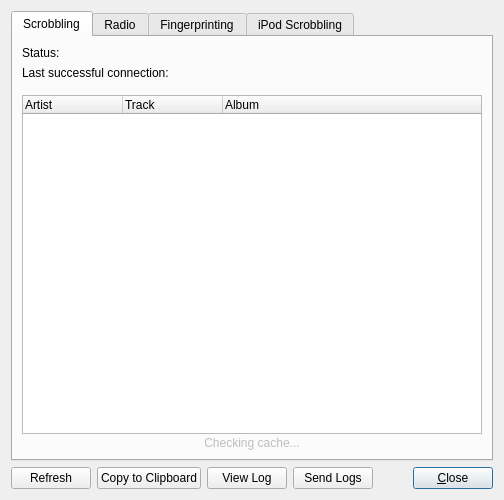
<ui version="4.0" >
 <class>DiagnosticsDialog</class>
 <widget class="QDialog" name="DiagnosticsDialog" >
  <property name="geometry" >
   <rect>
    <x>0</x>
    <y>0</y>
    <width>504</width>
    <height>500</height>
   </rect>
  </property>
  <property name="windowTitle" >
   <string>Diagnostics</string>
  </property>
  <layout class="QVBoxLayout" >
   <item>
    <widget class="QTabWidget" name="tabWidget" >
     <property name="minimumSize" >
      <size>
       <width>0</width>
       <height>0</height>
      </size>
     </property>
     <property name="autoFillBackground" >
      <bool>false</bool>
     </property>
     <property name="currentIndex" >
      <number>0</number>
     </property>
     <widget class="QWidget" name="scrobblingTab" >
      <attribute name="title" >
       <string>Scrobbling</string>
      </attribute>
      <layout class="QVBoxLayout" name="verticalLayout" >
       <item>
        <layout class="QHBoxLayout" name="horizontalLayout" >
         <item>
          <widget class="QLabel" name="label" >
           <property name="text" >
            <string>Status:</string>
           </property>
          </widget>
         </item>
         <item>
          <widget class="StatusLight" native="1" name="subsLight" />
         </item>
         <item>
          <spacer name="horizontalSpacer" >
           <property name="orientation" >
            <enum>Qt::Horizontal</enum>
           </property>
          </spacer>
         </item>
        </layout>
       </item>
       <item>
        <layout class="QHBoxLayout" name="horizontalLayout_2" >
         <item>
          <widget class="QLabel" name="lastConnectionLabel" >
           <property name="text" >
            <string>Last successful connection:</string>
           </property>
          </widget>
         </item>
         <item>
          <widget class="QLabel" name="lastConnectionStatusLabel" >
           <property name="sizePolicy" >
            <sizepolicy vsizetype="Fixed" hsizetype="Expanding" >
             <horstretch>0</horstretch>
             <verstretch>0</verstretch>
            </sizepolicy>
           </property>
           <property name="text" >
            <string/>
           </property>
           <property name="alignment" >
            <set>Qt::AlignLeading|Qt::AlignLeft|Qt::AlignVCenter</set>
           </property>
          </widget>
         </item>
        </layout>
       </item>
       <item>
        <layout class="QVBoxLayout" >
         <property name="spacing" >
          <number>2</number>
         </property>
         <property name="topMargin" >
          <number>9</number>
         </property>
         <item>
          <widget class="QTreeWidget" name="cachedTracksList" >
           <property name="sizePolicy" >
            <sizepolicy vsizetype="Expanding" hsizetype="Expanding" >
             <horstretch>0</horstretch>
             <verstretch>0</verstretch>
            </sizepolicy>
           </property>
           <property name="rootIsDecorated" >
            <bool>false</bool>
           </property>
           <property name="uniformRowHeights" >
            <bool>true</bool>
           </property>
           <property name="itemsExpandable" >
            <bool>false</bool>
           </property>
           <property name="allColumnsShowFocus" >
            <bool>true</bool>
           </property>
           <property name="columnCount" >
            <number>3</number>
           </property>
           <column>
            <property name="text" >
             <string>Artist</string>
            </property>
           </column>
           <column>
            <property name="text" >
             <string>Track</string>
            </property>
           </column>
           <column>
            <property name="text" >
             <string>Album</string>
            </property>
           </column>
          </widget>
         </item>
         <item>
          <widget class="QLabel" name="cachedTracksLabel" >
           <property name="enabled" >
            <bool>false</bool>
           </property>
           <property name="sizePolicy" >
            <sizepolicy vsizetype="Fixed" hsizetype="Expanding" >
             <horstretch>0</horstretch>
             <verstretch>0</verstretch>
            </sizepolicy>
           </property>
           <property name="text" >
            <string>Checking cache...</string>
           </property>
           <property name="alignment" >
            <set>Qt::AlignCenter</set>
           </property>
          </widget>
         </item>
        </layout>
       </item>
      </layout>
     </widget>
     <widget class="QWidget" name="radioTab" >
      <attribute name="title" >
       <string>Radio</string>
      </attribute>
      <layout class="QVBoxLayout" >
       <item>
        <layout class="QHBoxLayout" >
         <item>
          <widget class="QLabel" name="radioServerLabel" >
           <property name="text" >
            <string>Radio server status:</string>
           </property>
           <property name="alignment" >
            <set>Qt::AlignLeading|Qt::AlignLeft|Qt::AlignTop</set>
           </property>
          </widget>
         </item>
         <item>
          <widget class="QLabel" name="radioServerStatusLabel" >
           <property name="sizePolicy" >
            <sizepolicy vsizetype="Fixed" hsizetype="Expanding" >
             <horstretch>0</horstretch>
             <verstretch>0</verstretch>
            </sizepolicy>
           </property>
           <property name="text" >
            <string>Checking...</string>
           </property>
           <property name="alignment" >
            <set>Qt::AlignLeading|Qt::AlignLeft|Qt::AlignTop</set>
           </property>
           <property name="wordWrap" >
            <bool>true</bool>
           </property>
          </widget>
         </item>
        </layout>
       </item>
       <item>
        <layout class="QGridLayout" >
         <item row="2" column="2" >
          <widget class="QLabel" name="outputBufferLabel" >
           <property name="minimumSize" >
            <size>
             <width>35</width>
             <height>0</height>
            </size>
           </property>
           <property name="text" >
            <string>0</string>
           </property>
           <property name="alignment" >
            <set>Qt::AlignRight|Qt::AlignTrailing|Qt::AlignVCenter</set>
           </property>
          </widget>
         </item>
         <item row="2" column="0" >
          <widget class="QLabel" name="label_10" >
           <property name="text" >
            <string>Output buffer:</string>
           </property>
          </widget>
         </item>
         <item row="0" column="2" >
          <widget class="QLabel" name="httpBufferLabel" >
           <property name="minimumSize" >
            <size>
             <width>35</width>
             <height>0</height>
            </size>
           </property>
           <property name="text" >
            <string>0</string>
           </property>
           <property name="alignment" >
            <set>Qt::AlignRight|Qt::AlignTrailing|Qt::AlignVCenter</set>
           </property>
          </widget>
         </item>
         <item row="0" column="0" >
          <widget class="QLabel" name="label_8" >
           <property name="text" >
            <string>HTTP buffer:</string>
           </property>
          </widget>
         </item>
         <item row="0" column="1" >
          <widget class="QProgressBar" name="httpBufferProgress" >
           <property name="value" >
            <number>0</number>
           </property>
           <property name="textVisible" >
            <bool>false</bool>
           </property>
           <property name="orientation" >
            <enum>Qt::Horizontal</enum>
           </property>
          </widget>
         </item>
         <item row="1" column="1" >
          <widget class="QProgressBar" name="decodedBufferProgress" >
           <property name="value" >
            <number>0</number>
           </property>
           <property name="textVisible" >
            <bool>false</bool>
           </property>
           <property name="orientation" >
            <enum>Qt::Horizontal</enum>
           </property>
          </widget>
         </item>
         <item row="1" column="2" >
          <widget class="QLabel" name="decodedBufferLabel" >
           <property name="minimumSize" >
            <size>
             <width>35</width>
             <height>0</height>
            </size>
           </property>
           <property name="text" >
            <string>0</string>
           </property>
           <property name="alignment" >
            <set>Qt::AlignRight|Qt::AlignTrailing|Qt::AlignVCenter</set>
           </property>
          </widget>
         </item>
         <item row="2" column="1" >
          <widget class="QProgressBar" name="outputBufferProgress" >
           <property name="value" >
            <number>0</number>
           </property>
           <property name="textVisible" >
            <bool>false</bool>
           </property>
           <property name="orientation" >
            <enum>Qt::Horizontal</enum>
           </property>
          </widget>
         </item>
         <item row="1" column="0" >
          <widget class="QLabel" name="label_9" >
           <property name="text" >
            <string>Decoded buffer:</string>
           </property>
          </widget>
         </item>
        </layout>
       </item>
       <item>
        <spacer>
         <property name="orientation" >
          <enum>Qt::Vertical</enum>
         </property>
        </spacer>
       </item>
      </layout>
     </widget>
     <widget class="QWidget" name="fingerprintingTab" >
      <attribute name="title" >
       <string>Fingerprinting</string>
      </attribute>
      <layout class="QVBoxLayout" >
       <property name="spacing" >
        <number>6</number>
       </property>
       <item>
        <layout class="QGridLayout" >
         <property name="spacing" >
          <number>6</number>
         </property>
         <item row="0" column="0" >
          <widget class="QLabel" name="submissionServerLabel_2" >
           <property name="sizePolicy" >
            <sizepolicy vsizetype="Fixed" hsizetype="Fixed" >
             <horstretch>0</horstretch>
             <verstretch>0</verstretch>
            </sizepolicy>
           </property>
           <property name="text" >
            <string>Tracks in queue:</string>
           </property>
          </widget>
         </item>
         <item row="0" column="1" >
          <widget class="QLabel" name="fpQueueSizeLabel" >
           <property name="sizePolicy" >
            <sizepolicy vsizetype="Fixed" hsizetype="Expanding" >
             <horstretch>0</horstretch>
             <verstretch>0</verstretch>
            </sizepolicy>
           </property>
           <property name="text" >
            <string/>
           </property>
           <property name="alignment" >
            <set>Qt::AlignLeading|Qt::AlignLeft|Qt::AlignVCenter</set>
           </property>
          </widget>
         </item>
         <item row="1" column="0" >
          <widget class="QLabel" name="submissionServerLabel_3" >
           <property name="text" >
            <string>Currently fingerprinting:</string>
           </property>
           <property name="alignment" >
            <set>Qt::AlignLeading|Qt::AlignLeft|Qt::AlignTop</set>
           </property>
           <property name="indent" >
            <number>-1</number>
           </property>
          </widget>
         </item>
         <item row="1" column="1" >
          <widget class="QLabel" name="fpCurrentTrackLabel" >
           <property name="sizePolicy" >
            <sizepolicy vsizetype="Fixed" hsizetype="Expanding" >
             <horstretch>0</horstretch>
             <verstretch>0</verstretch>
            </sizepolicy>
           </property>
           <property name="text" >
            <string/>
           </property>
           <property name="alignment" >
            <set>Qt::AlignLeading|Qt::AlignLeft|Qt::AlignTop</set>
           </property>
           <property name="wordWrap" >
            <bool>true</bool>
           </property>
          </widget>
         </item>
        </layout>
       </item>
       <item>
        <layout class="QVBoxLayout" >
         <property name="spacing" >
          <number>2</number>
         </property>
         <property name="topMargin" >
          <number>9</number>
         </property>
         <item>
          <widget class="QLabel" name="fingerprintedTracksTitle" >
           <property name="font" >
            <font>
             <weight>75</weight>
             <bold>true</bold>
            </font>
           </property>
           <property name="text" >
            <string>Recently fingerprinted tracks</string>
           </property>
          </widget>
         </item>
         <item>
          <widget class="QTreeWidget" name="fingerprintedTracksList" >
           <property name="sizePolicy" >
            <sizepolicy vsizetype="Expanding" hsizetype="Expanding" >
             <horstretch>0</horstretch>
             <verstretch>0</verstretch>
            </sizepolicy>
           </property>
           <property name="rootIsDecorated" >
            <bool>false</bool>
           </property>
           <property name="uniformRowHeights" >
            <bool>true</bool>
           </property>
           <property name="itemsExpandable" >
            <bool>false</bool>
           </property>
           <property name="allColumnsShowFocus" >
            <bool>true</bool>
           </property>
           <property name="columnCount" >
            <number>3</number>
           </property>
           <column>
            <property name="text" >
             <string>Artist</string>
            </property>
           </column>
           <column>
            <property name="text" >
             <string>Track</string>
            </property>
           </column>
           <column>
            <property name="text" >
             <string>Album</string>
            </property>
           </column>
          </widget>
         </item>
        </layout>
       </item>
      </layout>
     </widget>
     <widget class="QWidget" name="iPodTab" >
      <attribute name="title" >
       <string>iPod Scrobbling</string>
      </attribute>
      <layout class="QVBoxLayout" >
       <item>
        <layout class="QHBoxLayout" >
         <item>
          <widget class="QComboBox" name="iPodScrobbleType" >
           <property name="sizePolicy" >
            <sizepolicy vsizetype="Fixed" hsizetype="Expanding" >
             <horstretch>0</horstretch>
             <verstretch>0</verstretch>
            </sizepolicy>
           </property>
           <item>
            <property name="text" >
             <string>iTunes automatically manages my iPod</string>
            </property>
           </item>
           <item>
            <property name="text" >
             <string>I manually manage my iPod</string>
            </property>
           </item>
          </widget>
         </item>
         <item>
          <widget class="QPushButton" name="scrobbleIpodButton" >
           <property name="text" >
            <string>Scrobble iPod</string>
           </property>
           <property name="autoRepeatDelay" >
            <number>300</number>
           </property>
          </widget>
         </item>
        </layout>
       </item>
       <item>
        <widget class="QListWidget" name="ipodInfoList" />
       </item>
      </layout>
     </widget>
    </widget>
   </item>
   <item>
    <layout class="QHBoxLayout" >
     <item>
      <widget class="QPushButton" name="refreshButton" >
       <property name="text" >
        <string>Refresh</string>
       </property>
       <property name="shortcut" >
        <string>F5</string>
       </property>
      </widget>
     </item>
     <item>
      <widget class="QPushButton" name="copyToClipboardButton" >
       <property name="text" >
        <string>Copy to Clipboard</string>
       </property>
       <property name="shortcut" >
        <string>Ctrl+C</string>
       </property>
      </widget>
     </item>
     <item>
      <widget class="QPushButton" name="viewLogButton" >
       <property name="text" >
        <string>View Log</string>
       </property>
       <property name="autoDefault" >
        <bool>false</bool>
       </property>
      </widget>
     </item>
     <item>
      <widget class="QPushButton" name="sendLogsButton" >
       <property name="text" >
        <string>Send Logs</string>
       </property>
      </widget>
     </item>
     <item>
      <spacer>
       <property name="orientation" >
        <enum>Qt::Horizontal</enum>
       </property>
       <property name="sizeType" >
        <enum>QSizePolicy::Expanding</enum>
       </property>
       <property name="sizeHint" stdset="0" >
        <size>
         <width>0</width>
         <height>0</height>
        </size>
       </property>
      </spacer>
     </item>
     <item>
      <widget class="QPushButton" name="closeButton" >
       <property name="text" >
        <string>&amp;Close</string>
       </property>
       <property name="default" >
        <bool>true</bool>
       </property>
      </widget>
     </item>
    </layout>
   </item>
  </layout>
 </widget>
 <customwidgets>
  <customwidget>
   <class>StatusLight</class>
   <extends>QWidget</extends>
   <header>lib/unicorn/widgets/StatusLight.h</header>
   <container>1</container>
  </customwidget>
 </customwidgets>
 <resources/>
 <connections>
  <connection>
   <sender>closeButton</sender>
   <signal>clicked()</signal>
   <receiver>DiagnosticsDialog</receiver>
   <slot>accept()</slot>
   <hints>
    <hint type="sourcelabel" >
     <x>471</x>
     <y>476</y>
    </hint>
    <hint type="destinationlabel" >
     <x>502</x>
     <y>336</y>
    </hint>
   </hints>
  </connection>
 </connections>
</ui>
